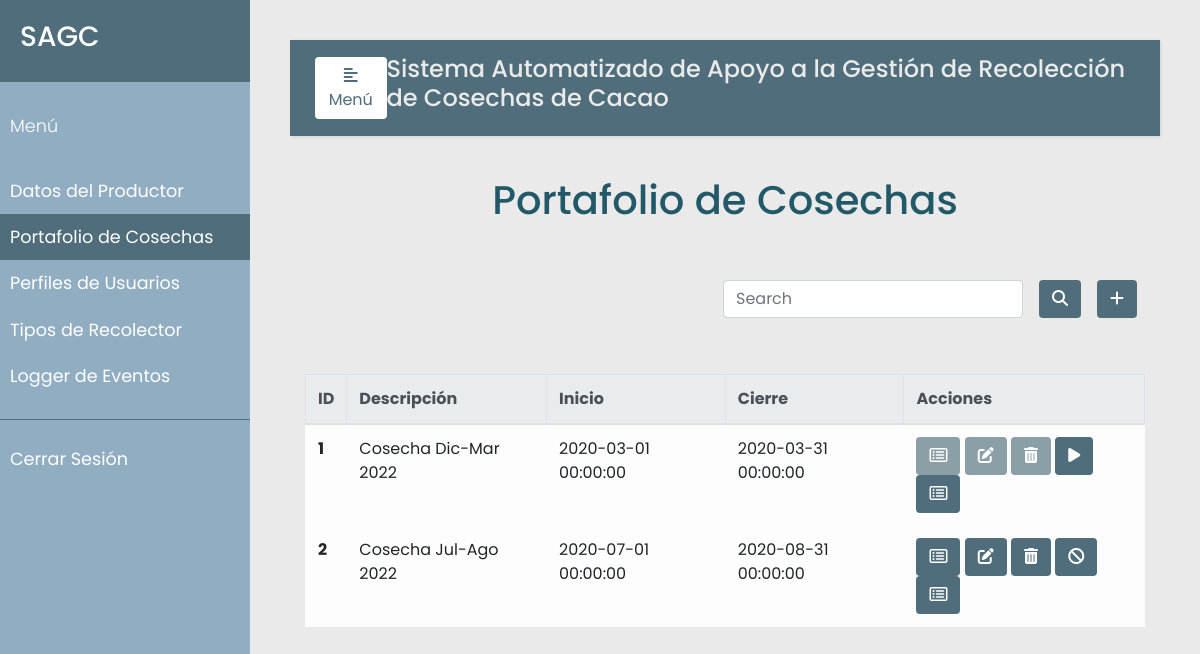
The page /cosecha (signed in) on the database its author committed.
### models.py (models this page shows, shortened)
class Cosecha(db.Model):
    __tablename__ = 'cosechas'
    id = db.Column(db.Integer, primary_key=True)
    descripcion = db.Column(db.String(120), unique=True)
    inicio = db.Column(db.DateTime, nullable=False)
    cierre = db.Column(db.DateTime, nullable=False)
    estado = db.Column(db.Boolean, default=True)

### app.py (the view, shortened to what this page needs)
@app.route("/cosecha", methods=['GET', 'POST'])
@login_required
def cosecha():
    error=None
    cosechas = Cosecha.query.all()
    return render_template('cosecha.html', error=error, admin=session['rol_admin'], cosechas=cosechas)

### app.py (called while the page is built)
def login_required(f):
    @wraps(f)
    def wrap(*args, **kwargs):
        if 'logged_in' in session:
            return f(*args, **kwargs)
        else:
            flash('Necesitas iniciar sesión primero')
            return redirect(url_for('login'))
    return wrap

### templates/cosecha.html (shortened to what this page needs)
{% extends "base.html" %}
{% block navbar %}
<li class="nav-item">
  <a class="nav-link" href="{{url_for('productor')}}">Datos del Productor</a>
</li>
<li class="nav-item active">
  <a class="nav-link" href="{{url_for('perfiles')}}">Portafolio de Cosechas<span class="sr-only">(current)</span></a>
</li>
<li class="nav-item">
  <a class="nav-link" href="{{url_for('perfiles')}}">Perfiles de Usuarios</a>
</li>
<li class="nav-item">
  <a class="nav-link" href="{{url_for('tipo_recolector')}}">Tipos de Recolector</a>
</li>
<li class="nav-item">
  <a class="nav-link" href="{{url_for('eventos')}}">Logger de Eventos</a>
</li>
{% endblock %}
{% block sesion %}
<li class="nav-item">
  <a class="nav-link" href="{{url_for('logout')}}">Cerrar Sesión</a>
</li>
{% endblock %}
{% block content %}
<div class="container h-100">
    <p class="text-center h1 fw-bold mb-5 mx-1 mx-md-4 mt-4">Portafolio de Cosechas</p>
    <div class="d-flex flex-row-reverse bd-highlight">
        <div class="p-2 bd-highlight">
          <button type="button" class="btn" style="color:#fff; background-color:#4F6D7A;" data-toggle="modal" data-target="#exampleModalLong">
            <i class="fa-solid fa-plus"></i>
          </button>
        </div>
        <div class="p-2 bd-highlight" style="display:flex; align-content: flex-end;">
          <form action='/cosecha/search' method="post" class="form-inline" style="justify-content: flex-end">
            <input class="form-control mr-3 w-75" type="text" placeholder="Search" aria-label="Buscar" name="search_cosecha">
            <button type="submit" id="search_cosecha" name="action-type" value="search" class="btn" style="color:#fff; background-color:#4F6D7A;">
              <i class="fas fa-search" aria-hidden="true"></i>
            </button>
          </form>
        </div>
      </div>
    <br/>
    <br>
    <table class="table table-bordered table-light table-hover">
      <thead class="thead-light">
        <tr>
          <th scope="col">ID</th>
          <th scope="col">Descripción</th>
          <th scope="col">Inicio</th>
          <th scope="col">Cierre</th>
          <th scope="col">Acciones</th>
        </tr>
      </thead>
      <tbody>
        {% for u in cosechas %}
        <tr>
          <th scope="row">{{u.id}}</th>
          <td>{{u.descripcion}}</td>
          <td>{{u.inicio}}</td>
          <td>{{u.cierre}}</td>
          <td>
            <button {% if not u.estado %} disabled {% endif %} type="button" class="btn action" data-toggle="modal" data-target="#generate-modal-{{u.id}}">
                <i class="fa-regular fa-rectangle-list"></i>
            </button>
            <button {% if not u.estado %} disabled {% endif %} type="button" class="btn action" data-toggle="modal" data-target="#edit-modal-{{u.id}}">
                <i class="fas fa-edit"></i>
            </button>
            <button {% if not u.estado %} disabled {% endif %} type="button" class="btn action" data-toggle="modal" data-target="#delete-modal-{{u.id}}">
                <i class="fas fa-trash-alt"></i>
            </button>
            <button type="button" class="btn action" data-toggle="modal" data-target="#play-modal-{{u.id}}">
              {% if not u.estado %}
                <i class="fa-solid fa-play"></i>
              {% else %}
                <i class="fa-solid fa-ban"></i>
              {% endif %}
            </button>
            <button type="button" class="btn action" data-toggle="modal" data-target="#list-modal-{{u.id}}">
                <i class="fa-regular fa-rectangle-list"></i>
            </button>
          </td>
        </tr>
        </div>
        {% endfor %}
</div>
{% endblock %}

### static/css/styles.css (style rules this page uses)
body { font-family: 'Poppins', sans-serif; background: #EAEAEA; }
p { font-family: 'Poppins', sans-serif; font-size: 1.1em; font-weight: 300; line-height: 1.7em; color: #215968; }
a, a:hover, a:focus { color: inherit; text-decoration: none; transition: all 0.3s; }
#sidebar ul li a { padding: 10px; font-size: 1.1em; display: block; }
#sidebar ul li.active>a, a[aria-expanded="true"] { color: #fff; background: #4F6D7A; }
.btn.action { color:#fff; background-color:#4F6D7A; }

### rows shown on the page
Cosecha: id "1", descripcion "Cosecha Dic-Mar 2022", inicio "2020-03-01 00:00:00", cierre "2020-03-31 00:00:00", estado False (drawn)
Cosecha: id "2", descripcion "Cosecha Jul-Ago 2022", inicio "2020-07-01 00:00:00", cierre "2020-08-31 00:00:00", estado True (drawn)
